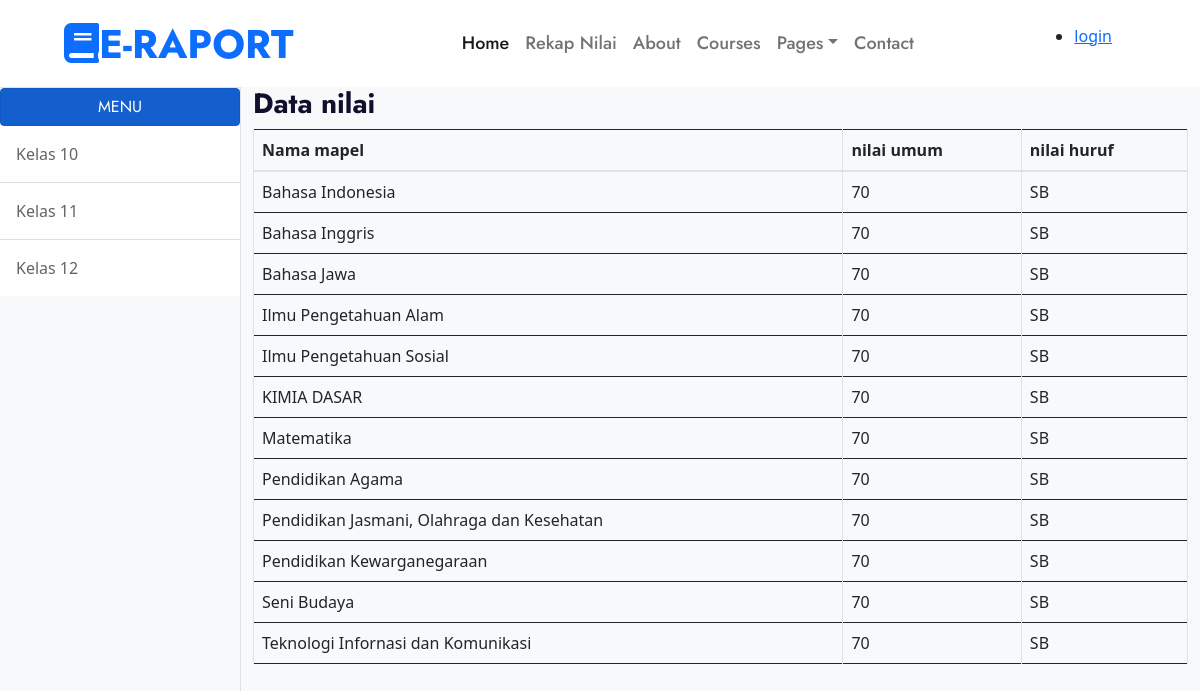
Page /index.php/orangtua/rekapnilai/detail/1141 on the committed database.
### tables this page shows
CREATE TABLE `tbl_nilai` (
  `id` int(200) NOT NULL,
  `nama` varchar(40) NOT NULL,
  `nisn` varchar(20) NOT NULL,
  `nama_kelas` varchar(20) NOT NULL,
  `id_semester` enum('1','2') NOT NULL,
  `tahun_ajar` varchar(20) NOT NULL,
  `nama_mapel` varchar(50) NOT NULL,
  `nilai_umum` varchar(100) NOT NULL,
  `nilai_huruf` enum('SB','B','KB') NOT NULL,
  `ekstra` varchar(20) NOT NULL,
  `nilai_ekstra` varchar(20) NOT NULL,
  `sakit` int(10) NOT NULL,
  `izin` int(100) NOT NULL,
  `alfa` int(10) NOT NULL,
  `akhlak` varchar(11) NOT NULL,
  `kepribadian` varchar(11) NOT NULL,
  `ket` varchar(11) NOT NULL,
  `kd_raport` varchar(40) NOT NULL
);

### application/controllers/orangtua/rekapnilai.php (called while the page is built, shortened)
<?php
class rekapnilai extends CI_Controller {
    public function detail($kd_raport)
    {
		$data['rapor'] = $this->db->query ("SELECT nama_mapel,nilai_umum,nilai_huruf FROM tbl_nilai WHERE kd_raport ='$kd_raport' ") ->result();
        $this->load->view('template2/navbar');
		$this->load->view('template3/header');
        $this->load->view('template2/sidebar2');
        $this->load->view('template3/sidebar');
        $this->load->view('orangtua/detail' ,$data);
        $this->load->view('template3/footer');
    }
}

### index.php (called while the page is built, shortened)
<?php
require_once BASEPATH.'core/CodeIgniter.php';

### application/views/orangtua/detail.php (the view)
<div class="container-fluid">
    <h1 class="h3 mb-2 text-gray-800">Data nilai</h1>
    <div class="">
        <div class="">
            <div class="table-responsive">
                <table class="table table-bordered" id="dataTable" width="100%" cellspacing="0">
                    <thead>
                        <tr>
                            <th>Nama mapel</th>
                            <th>nilai umum </th>
                            <th>nilai huruf </th>
                        </tr>
                    </thead>
                    <tbody>
                        <?php  foreach ($rapor as $rp ) : ?>
                            <tr>
                                <td><?php echo $rp->nama_mapel?></td>
                                <td><?php echo $rp->nilai_umum?></td>
                                <td><?php echo $rp->nilai_huruf?></td>
                            </tr>
                        <?php endforeach;?>
                    </tbody>
                </table>
            </div>
        </div>
    </div>

### rows in the picture
tbl_nilai: nama_mapel "Bahasa Indonesia", nilai_umum "70", nilai_huruf "SB"
tbl_nilai: nama_mapel "Bahasa Inggris", nilai_umum "70", nilai_huruf "SB"
tbl_nilai: nama_mapel "Bahasa Jawa", nilai_umum "70", nilai_huruf "SB"
tbl_nilai: nama_mapel "Ilmu Pengetahuan Alam", nilai_umum "70", nilai_huruf "SB"
tbl_nilai: nama_mapel "Ilmu Pengetahuan Sosial", nilai_umum "70", nilai_huruf "SB"
tbl_nilai: nama_mapel "KIMIA DASAR", nilai_umum "70", nilai_huruf "SB"
tbl_nilai: nama_mapel "Matematika", nilai_umum "70", nilai_huruf "SB"
tbl_nilai: nama_mapel "Pendidikan Agama", nilai_umum "70", nilai_huruf "SB"
tbl_nilai: nama_mapel "Pendidikan Jasmani, Olahraga dan Kesehatan", nilai_umum "70", nilai_huruf "SB"
tbl_nilai: nama_mapel "Pendidikan Kewarganegaraan", nilai_umum "70", nilai_huruf "SB"
tbl_nilai: nama_mapel "Seni Budaya", nilai_umum "70", nilai_huruf "SB"
tbl_nilai: nama_mapel "Teknologi Infornasi dan Komunikasi", nilai_umum "70", nilai_huruf "SB"

### other values in the picture
anchor('auth/login','login') "login"
